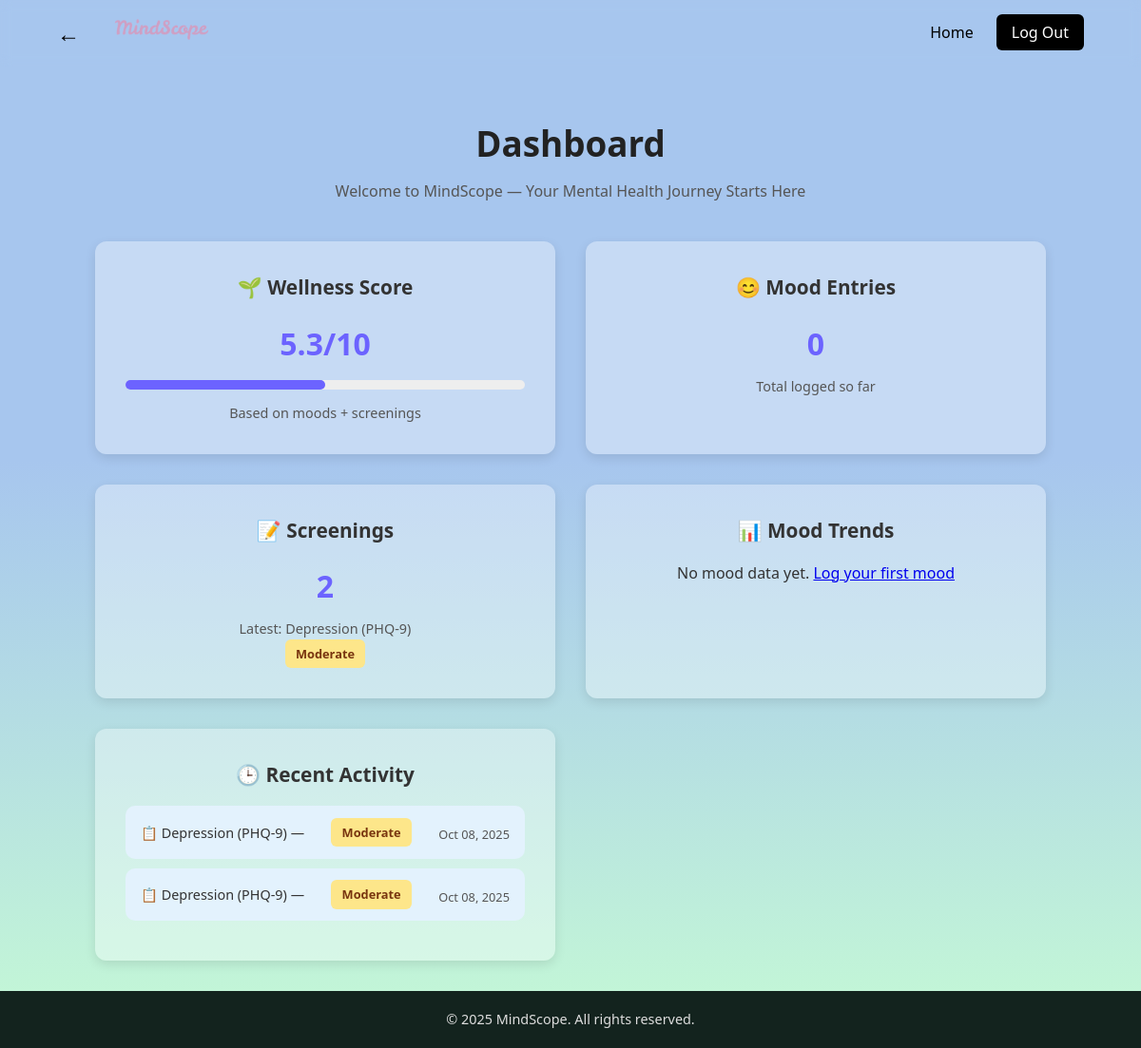
The app's page /dashboard/ (signed in), older data.
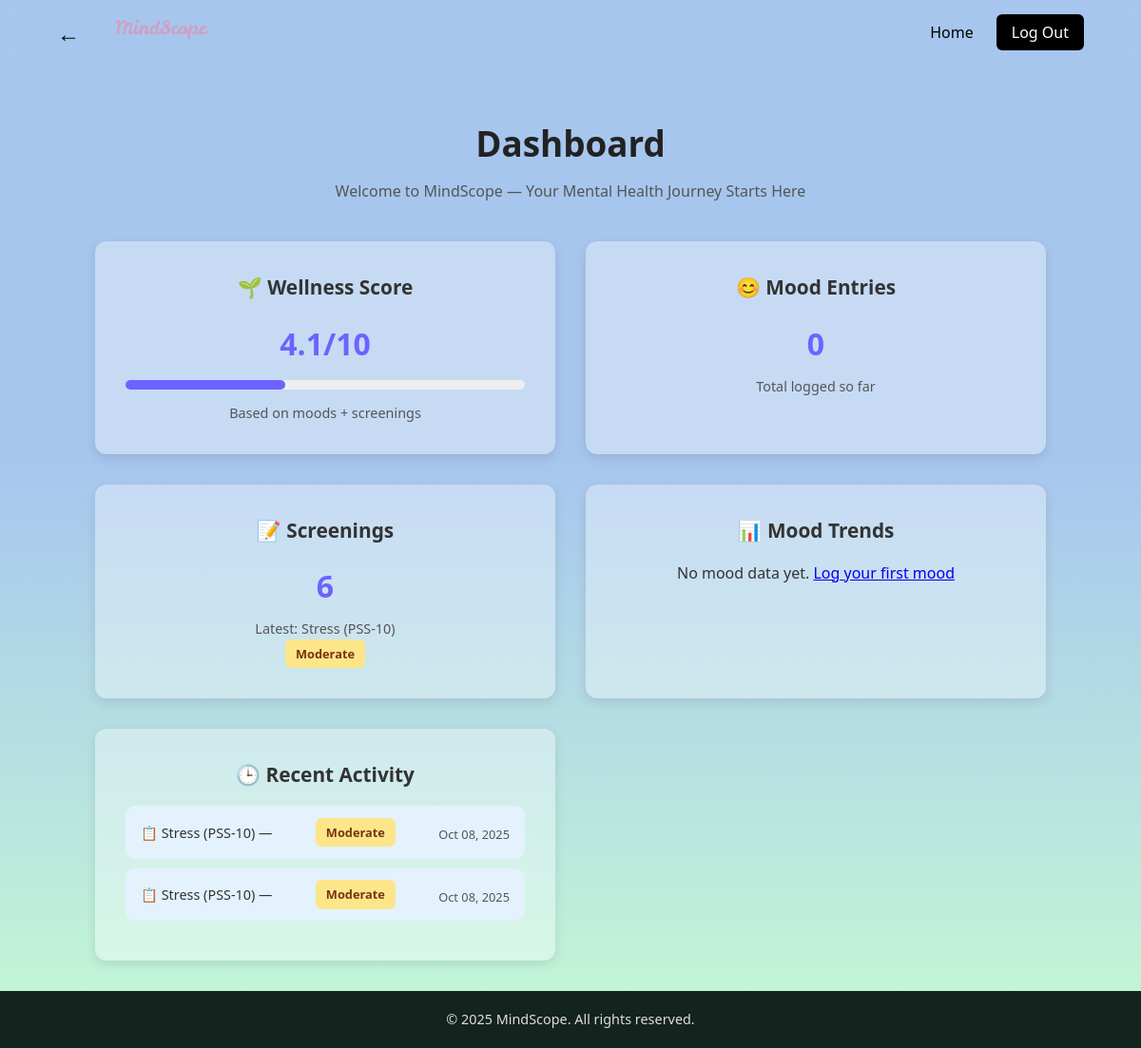
The same page, newer data.
### Mindscope/models.py (models this page shows, shortened)
class Screening(models.Model):
    SCREENING_TYPES = [
        ("PHQ9", "Depression (PHQ-9)"),
        ("GAD7", "Anxiety (GAD-7)"),
        ("PSS10", "Stress (PSS-10)"),
    ]
    user = models.ForeignKey(User, on_delete=models.CASCADE, related_name="screenings")
    screening_type = models.CharField(max_length=10, choices=SCREENING_TYPES)
    score = models.IntegerField()
    severity = models.CharField(max_length=50)
    date_taken = models.DateTimeField(auto_now_add=True)

### Mindscope/views.py (the view)
# urls.py: path("dashboard/", views.dashboard, name="dashboard"),
@login_required
def dashboard(request):
    moods = MoodEntry.objects.filter(user=request.user).order_by('-date_logged')
    screenings = Screening.objects.filter(user=request.user).order_by('-date_taken')
    mood_dates = [m.date_logged.strftime('%b %d') for m in moods]
    mood_scores = [m.score for m in moods]
    wellness_score = None
    if moods.exists():
        avg_mood = sum(mood_scores) / len(mood_scores)
    else:
        avg_mood = 5
    if screenings.exists():
        last_screening = screenings.first()
        screening_factor = max(0, 10 - (last_screening.score / 3))
    else:
        screening_factor = 5
    wellness_score = round((avg_mood * 0.6) + (screening_factor * 0.4), 1)
    return render(request, "pages/Dashboard.html", {
        "moods": moods,
        "screenings": screenings,
        "mood_dates_json": json.dumps(mood_dates),
        "mood_scores_json": json.dumps(mood_scores),
        "wellness_score": wellness_score,
    })

### templates/pages/Dashboard.html (shortened to what this page needs)
{% extends 'base_screening.html' %}
{% load static %}
{% block content %}
<div class="dashboard-page">
  <div class="dashboard-header">
    <h1>Dashboard</h1>
    <p>Welcome to MindScope — Your Mental Health Journey Starts Here</p>
  </div>
  <div class="dashboard-grid">
    <div class="dashboard-box wellness-box">
      <h2>🌱 Wellness Score</h2>
      <p class="big-number">{{ wellness_score }}/10</p>
      <div class="progress-bar">
        <div class="progress-fill" style="width:{{ wellness_score|floatformat:0 }}0%;"></div>
      </div>
      <p class="note">Based on moods + screenings</p>
    </div>
    <div class="dashboard-box mood-box">
      <h2>😊 Mood Entries</h2>
      <p class="big-number">{{ moods.count }}</p>
      <p class="note">Total logged so far</p>
    </div>
    <div class="dashboard-box screening-box">
      <h2>📝 Screenings</h2>
      <p class="big-number">{{ screenings.count }}</p>
      {% if screenings %}
        <p class="note">Latest: {{ screenings.first.get_screening_type_display }}</p>
        <span class="severity-badge {{ screenings.first.severity|lower }}">
          {{ screenings.first.severity }}
        </span>
      {% else %}
        <p class="note">No screenings yet</p>
      {% endif %}
    </div>
    <div class="dashboard-box chart-box">
      <h2>📊 Mood Trends</h2>
      {% if moods %}
        <canvas id="moodChart"></canvas>
      {% else %}
        <p class="no-data">No mood data yet. <a href="{% url 'mood_tracker' %}">Log your first mood</a></p>
      {% endif %}
    </div>
    <div class="dashboard-box activity-box">
      <h2>🕒 Recent Activity</h2>
      <ul>
        {% if moods or screenings %}
          {% for screening in screenings|slice:":2" %}
            <li class="activity screening">
              📋 {{ screening.get_screening_type_display }} —
              <span class="severity-badge {{ screening.severity|lower }}">{{ screening.severity }}</span>
              <span class="timestamp">{{ screening.date_taken|date:"M d, Y" }}</span>
            </li>
          {% endfor %}
        {% else %}
          <li class="activity">No recent activity recorded.</li>
        {% endif %}
      </ul>
    </div>
  </div>
</div>
{% endblock %}

### templates/base_screening.html (shortened to what this page needs)
{% load static %}
<!DOCTYPE html>
<html lang="en">
<head>
  <link rel="stylesheet" href="{% static 'css/style.css' %}">
</head>
<body>
  <div class="page-container">
    <header class="navbar">
      <div class="nav-left">
  <a href="{% if user.is_authenticated %}{% url 'home' %}{% else %}{% url 'landingpage' %}{% endif %}"
     onclick="if (document.referrer && document.referrer !== window.location.href) {
       window.location = document.referrer;
       return false;
     }"
     class="back-btn">←</a>
  <div class="logo">
    <a href="{% url 'home' %}">
      <img src="{% static 'images/logo.png' %}" alt="MindScope Logo">
    </a>
  </div>
</div>
      <div class="nav-right">
        <nav>
          <ul>
            <li><a href="{% url 'home' %}">Home</a></li>
            <li><a href="{% url 'logout' %}" class="btn-nav black">Log Out</a></li>
          </ul>
        </nav>
    </header>
    <main>
      {% block content %}{% endblock %}
    </main>
  </div>
  {% include "pages/footer.html" %}
</body>
</html>

### templates/pages/footer.html
<footer class="footer">
  <div class="footer-bottom">
    <p>© 2025 MindScope. All rights reserved.</p>
  </div>
</footer>

### Mindscope/static/css/style.css (style rules this page uses)
* { margin: 0; padding: 0; box-sizing: border-box; font-family: "Segoe UI", Tahoma, Geneva, Verdana, sans-serif; }
.btn-nav { padding: 0.5rem 1rem; border-radius: 6px; text-decoration: none; font-weight: 600; transition: all 0.3s ease; }
.btn-nav.black { background: #000; color: #fff; }
.footer { background: rgba(0, 13, 11, 0.9); color: #fff; height: 60px; display: flex; justify-content: center; align-items: center; }
.footer-bottom { font-size: 0.9rem; color: #ddd; }
html, body { min-height: 100%; overflow-x: hidden; }
body { display: flex; flex-direction: column; background: linear-gradient(to bottom, #A7C6EE 44%, #C5FAD5 100%); color: #333; line-height: 1.6; }
.page-container { flex: 1; display: flex; flex-direction: column; justify-content: flex-start; padding-top: 90px; box-sizing: border-box; }
.navbar { display: flex; justify-content: space-between; align-items: center; padding: 0.8rem 5%; background: transparent; height: 70px; }
.logo img { height: 60px; width: auto; object-fit: contain; }
.nav-right { display: flex; align-items: center; gap: 2rem; }
.navbar nav ul { list-style: none; display: flex; gap: 1.5rem; }
.navbar ul li a { text-decoration: none; color: #000; font-weight: 500; }
.nav-left { display: flex; align-items: center; gap: 0.8rem; }
.back-btn { font-size: 1.5rem; text-decoration: none; color: #000; font-weight: bold; transition: color 0.3s; }
.timestamp { font-size: 0.7rem; color: #777; display: block; margin-top: 5px; text-align: right; }
.navbar { position: fixed; top: 0; left: 0; right: 0; z-index: 1000; backdrop-filter: blur(6px); height: 70px; }
.dashboard-page { padding: 2rem 5%; min-height: 100vh; }
.dashboard-header { text-align: center; margin-bottom: 2.5rem; }
.dashboard-header h1 { font-size: 2.3rem; font-weight: 700; color: #222; margin-bottom: 0.5rem; }
.dashboard-header p { color: #555; font-size: 1rem; }
.dashboard-grid { display: grid; grid-template-columns: repeat(2, 1fr); gap: 2rem; max-width: 1000px; margin: 0 auto; }
.dashboard-box { background: rgba(255,255,255,0.35); padding: 2rem; border-radius: 12px; box-shadow: 0 4px 12px rgba(0,0,0,0.1); transition: transform 0.2s ease, box-shadow 0.2s ease; text-align: center; }
.dashboard-box h2 { font-size: 1.3rem; margin-bottom: 1rem; font-weight: 600; color: #333; }
.dashboard-box .big-number { font-size: 2rem; font-weight: 700; color: #6c63ff; margin: 0.5rem 0; }
.dashboard-box .note { font-size: 0.9rem; color: #555; }
.progress-bar { width: 100%; height: 10px; background: #eee; border-radius: 6px; margin: 0.8rem 0; }
.progress-fill { height: 100%; background: #6c63ff; border-radius: 6px; transition: width 0.5s ease; }
.severity-badge { display: inline-block; padding: 0.3rem 0.7rem; border-radius: 6px; font-size: 0.8rem; font-weight: bold; text-transform: capitalize; }
.severity-badge.moderate { background: #fde68a; color: #78350f; }
.activity-box ul { list-style: none; padding: 0; margin: 0; }
.activity { padding: 0.8rem 1rem; border-radius: 10px; margin-bottom: 0.6rem; font-size: 0.9rem; display: flex; justify-content: space-between; align-items: center; }
.activity.screening { background: #e3f2fd; }
.activity .timestamp { font-size: 0.8rem; color: #555; }

Row changes from the older to the newer data that the page shows:
no longer on this page (row unchanged): Screening: first.screening_type "Depression (PHQ-9)", first.severity "Moderate", screening_type "Depression (PHQ-9)", severity "Moderate", date_taken "Oct 08, 2025"
no longer on this page (row unchanged): Screening: screening_type "Depression (PHQ-9)", severity "Moderate", date_taken "Oct 08, 2025"
added Screening: first.screening_type "Stress (PSS-10)", first.severity "Moderate", screening_type "Stress (PSS-10)", severity "Moderate", date_taken "Oct 08, 2025"
added Screening: screening_type "Stress (PSS-10)", severity "Moderate", date_taken "Oct 08, 2025"
Text that changed along with them:
{{ wellness_score }}: "5.3" → "4.1"
{{ wellness_score|floatformat:0 }}: 5 → 4 (drawn)
{{ screenings.count }}: "2" → "6"
